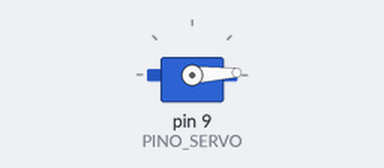
The sketch below on a simulated Arduino Uno, built with avr-gcc and run on an emulated ATmega328P. Shown: servo.

Above: at 0.05 s.
At 1.3 s:
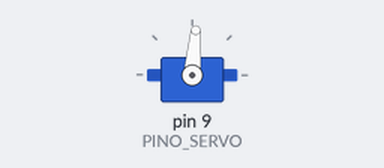
At 2.6 s:
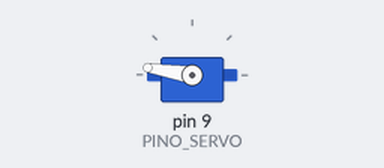
At 5.2 s:
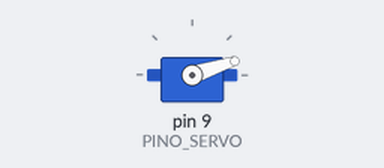
Timing chart, 0 to 7.1 s (numbered marks = the images above):
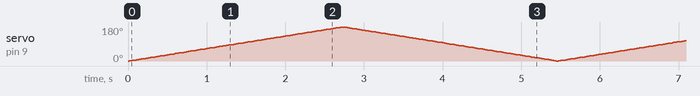

The sketch:

01_sweep.ino
```cpp
/*
  01 - Primeiro movimento: varredura (sweep)
  Placa: Arduino Uno/Nano
  Servo: Tower Pro SG90 (micro servo 9g)

  Ligacoes do SG90:
    fio MARROM  -> GND
    fio VERMELHO-> 5V
    fio LARANJA -> pino digital 9 (sinal)

  O que aprender: a biblioteca Servo gera o pulso de controle (50 Hz);
  write(angulo) recebe 0..180 graus.
*/
#include <Servo.h>

const int PINO_SERVO = 9;
Servo servo;

void setup() {
  // 500 e 2400 sao os pulsos (em microssegundos) para 0 e 180 graus do SG90.
  // O padrao da biblioteca (544..2400) tambem funciona, mas nao usa todo o curso.
  servo.attach(PINO_SERVO, 500, 2400);
}

void loop() {
  for (int ang = 0; ang <= 180; ang++) {   // vai de 0 a 180
    servo.write(ang);
    delay(15);                              // 15 ms por grau = ~2,7 s de curso
  }
  for (int ang = 180; ang >= 0; ang--) {   // volta de 180 a 0
    servo.write(ang);
    delay(15);
  }
}
```
